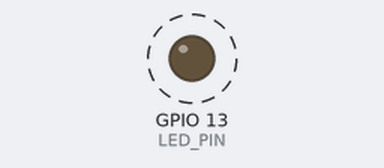
A sketch run on a simulated ESP32. Shown: output pins drawn as LEDs (lit = HIGH). Dashed ring = blinking.

Above: at 0.2 s.
Timing chart, 0 to 3.0 s (numbered marks = the images above):
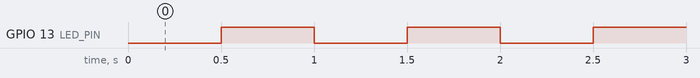

Measured:
- by itself, GPIO 13 (LED_PIN): alternates HIGH for 0.50 s and LOW for 0.50 s

The sketch:

millisESP32.ino
```cpp
#include <esp_timer.h>

// Returns the number of milliseconds passed since the ESP32 chip was powered on or reset
unsigned long long millisESP32 () {
  return (unsigned long long) (esp_timer_get_time () / 1000ULL);
}

#define LED_PIN 13 // The pin number of the LED

void setup () {
  Serial.begin(115200);
  pinMode (LED_PIN, OUTPUT); // Set the LED pin as output
}

void loop () {
  static unsigned long long previousMillis = 0; // Store the last time the LED was toggled
  const unsigned long interval = 500; // The interval between LED toggles in milliseconds

  unsigned long long currentMillis = millisESP32 (); // Get the current time in milliseconds

  // Check if enough time has passed since the last toggle
  if (currentMillis - previousMillis >= interval) {
    // Save the current time as the last toggle time
    previousMillis = currentMillis;
    // Toggle the LED state
    digitalWrite (LED_PIN, !digitalRead (LED_PIN));
    //Serial.print("hola");
  }
}
```
